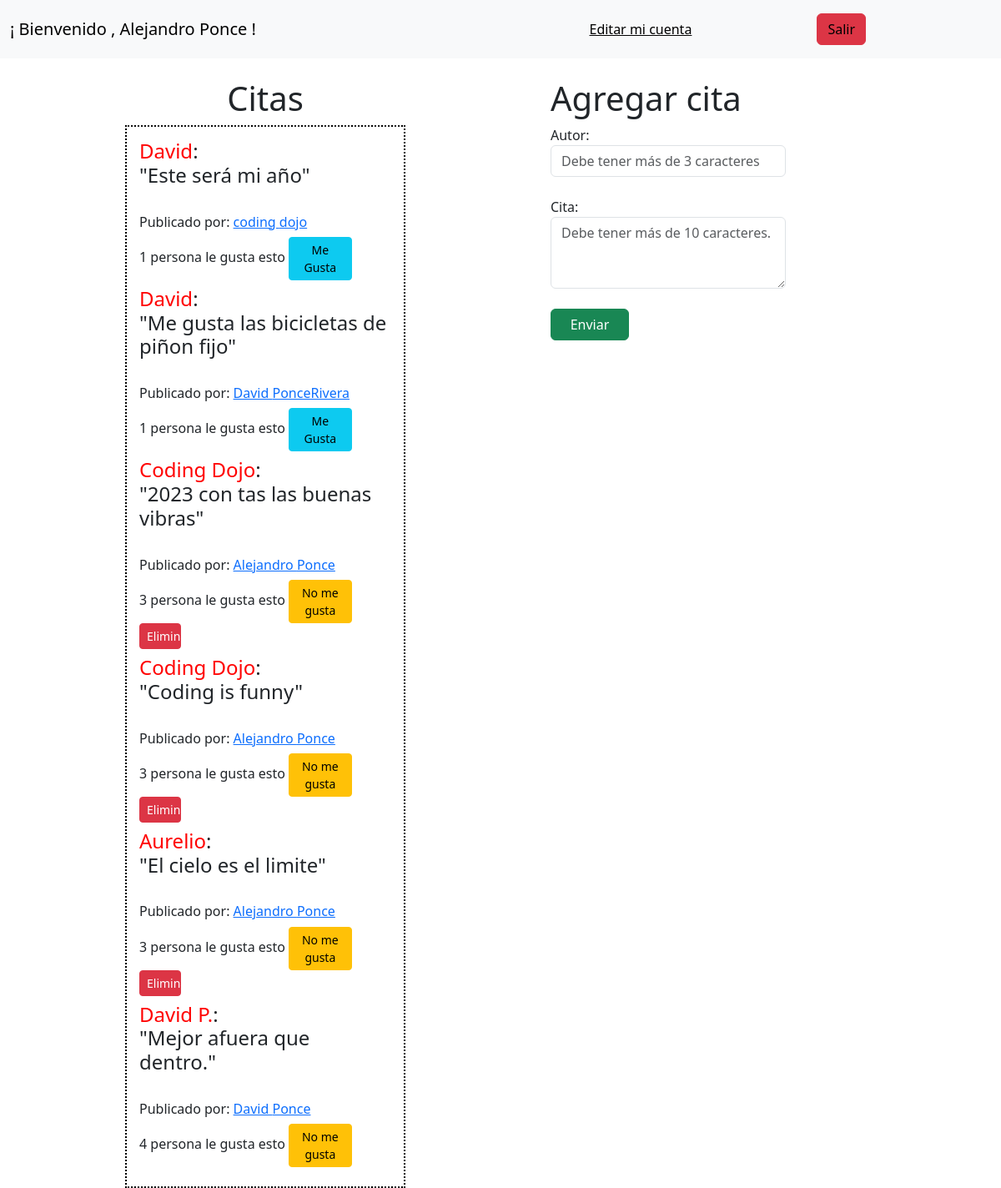
/quotes (signed in), run on the app's committed database.
### app/models.py (models this page shows, shortened)
class User(models.Model):
    first_name = models.CharField(max_length=100)
    last_name = models.CharField(max_length=100)
    email = models.CharField(max_length=100)
    birthdate = models.DateField()
    password = models.CharField(max_length=255)
    created_at = models.DateTimeField(auto_now_add=True)
    updated_at = models.DateTimeField(auto_now_add=True)
    objects = UserManager()

class Quote(models.Model):
    uploaded_by=models.ForeignKey(User, related_name="quotes_uploaded", blank=True, null=True, on_delete=models.CASCADE)
    author = models.CharField(max_length=100)
    quote = models.TextField()
    created_at = models.DateTimeField(auto_now_add=True)
    updated_at = models.DateTimeField(auto_now_add=True)
    users_who_like = models.ManyToManyField(User, related_name="liked_quotes")
    objects = QuoteManager()

### app/views.py (the view, shortened to what this page needs)
# urls.py: re_path(r'^quotes$', views.quotes),
def quotes(request):
    if not checklogin(request):
        return redirect ("/")
    if request.method == "GET":
        context = {
            "user_info": User.objects.get(email=request.session['username']),
            "all_quotes": Quote.objects.all().order_by("-created_at"),
        }
        return render(request, "quotes.html", context)

### app/views.py (called while the page is built)
def checklogin(request):
    errors = {}
    if "username" not in request.session:
        errors['email'] = "<div class='ohno'>Please log in</div>"
        return False
    return True

### app/templates/quotes.html (shortened to what this page needs)
<!DOCTYPE html>
<html lang="en">
<head>
    <head>
        <link href="https://cdn.jsdelivr.net/npm/bootstrap@5.3.0-alpha1/dist/css/bootstrap.min.css" rel="stylesheet">
        {% load static %}
        <link rel="stylesheet" href="{% static 'css.css' %}">
    </head>
<body>
    <nav class="navbar navbar-expand-lg bg-body-tertiary">
        <div class="container-fluid">
          <a class="navbar-brand" href="#">¡ Bienvenido , <strog> {{user_info.first_name}} {{user_info.last_name}} !</a>
          <div class="collapse navbar-collapse" id="navbarText">
            <span class="navbar-text"><a href="/myaccount/{{user_info.id}}">Editar mi cuenta</a></span>
            <span class="navbar-text"><a href="/logout" class=" btn-danger btn move move-r ">Salir</a></span>
          </div>
        </div>
      </nav>
    <br>
    <form class ="row" action="/quotes" method="POST">
        <div class="col-5">
            <h1 class="move text-center">Citas</h1>
            <div class="box mr-auto move">
                {%for quote in all_quotes%}
                <div class="godown">
                    <h4><span class = "red">{{quote.author}}</span>: <br> "{{quote.quote}}"</h4>
                    <br>
                    <h6>Publicado por:
                    <a href="/user/{{quote.uploaded_by.id}}">
                        {{quote.uploaded_by.first_name}} {{quote.uploaded_by.last_name}}
                    </h6>
                    <h6>
                        {{quote.users_who_like.count}} persona le gusta esto
                        {% if user_info in quote.users_who_like.all %}
                        <a href="/quotes/{{quote.id}}/unlike" class="small col-3 btn btn-warning btn-sm danger">No me gusta</a>
                        {%else%}
                        <a href="/quotes/{{quote.id}}/like" class="small col-3 btn btn-info btn-sm">Me Gusta</a>
                        {% endif %}
                        {% if quote.uploaded_by.email == request.session.username %}
                        <a href="/quotes/{{quote.id}}/delete" class="col-2 btn btn-danger btn-sm danger">Eliminar</a>
                        {% endif %}
                    </h6>
                </div>
                {% endfor %}
            </div>
        </div>
        <div class="move col-3 form-group">
            <h1>Agregar cita</h1>
            <div class="form-group">
                <label for="aauthor">Autor: </label>
                <input type="text" class="form-control" name="author" placeholder="Debe tener más de 3 caracteres">
            </div>
            <br>
            <div class="form-group">
                <label for="qquote">Cita: </label>
                <textarea class="form-control" id="qquote" name="quote" placeholder="Debe tener más de 10 caracteres." rows="3"></textarea>
            </div>
            <br>
            <button type="submit" class="moveitright col-4 btn btn-success">Enviar</button>
        </div>
    </form>
</body>
</html>

### app/static/css.css (style rules this page uses)
* { outline: 0; padding: 0; margin: 0; border: 0; box-sizing: border-box; }
.move { margin-left: 150px; }
.move-r { margin-right: 150px; }
.box { border: 2px dotted black; padding: 15px; }
.red { color: red; }

### data on the page
User: first_name "Alejandro", last_name "Ponce"
Quote: author "David", quote "Este será mi año", uploaded_by.first_name "coding", uploaded_by.last_name "dojo", users_who_like.count "1"
Quote: author "David", quote "Me gusta las bicicletas de piñon fijo", uploaded_by.first_name "David", uploaded_by.last_name "PonceRivera", users_who_like.count "1"
Quote: author "Coding Dojo", quote "2023 con tas las buenas vibras", uploaded_by.first_name "Alejandro", uploaded_by.last_name "Ponce", users_who_like.count "3"
Quote: author "Coding Dojo", quote "Coding is funny", uploaded_by.first_name "Alejandro", uploaded_by.last_name "Ponce", users_who_like.count "3"
Quote: author "Aurelio", quote "El cielo es el limite", uploaded_by.first_name "Alejandro", uploaded_by.last_name "Ponce", users_who_like.count "3"
Quote: author "David P.", quote "Mejor afuera que dentro.", uploaded_by.first_name "David", uploaded_by.last_name "Ponce", users_who_like.count "4"
